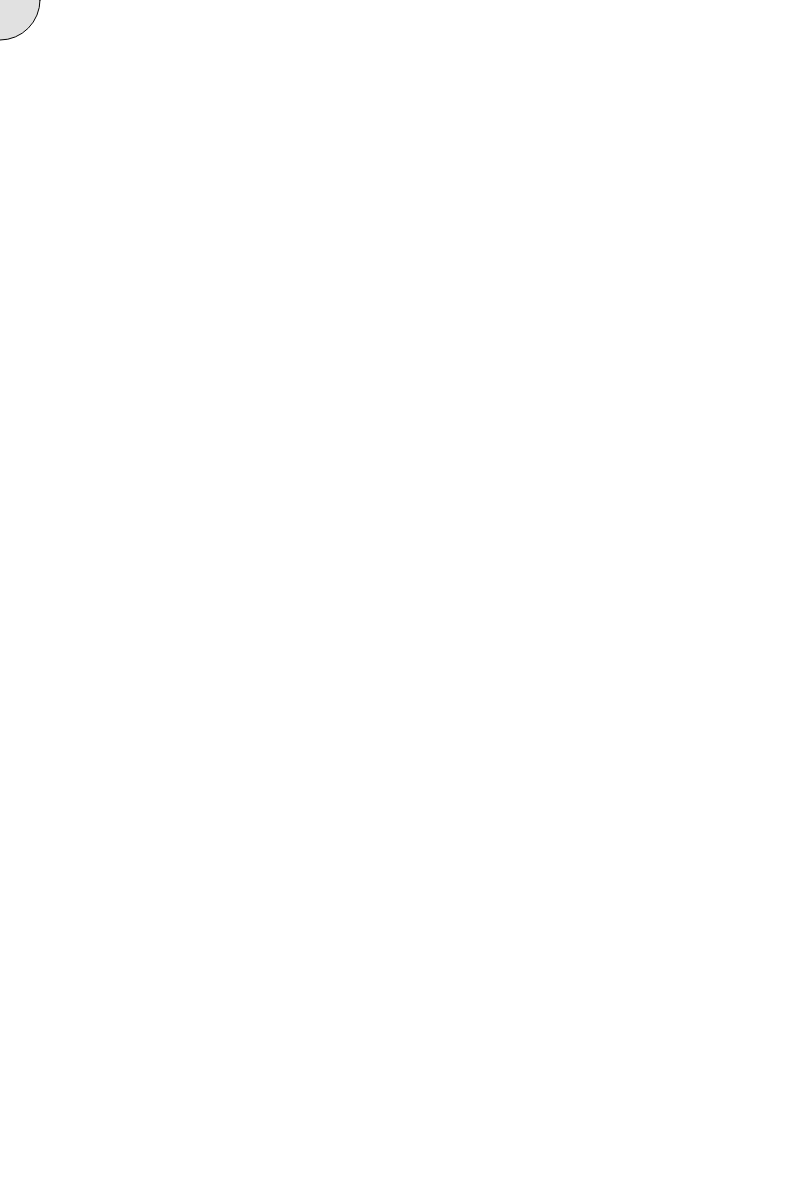
Frame 1 (no input)
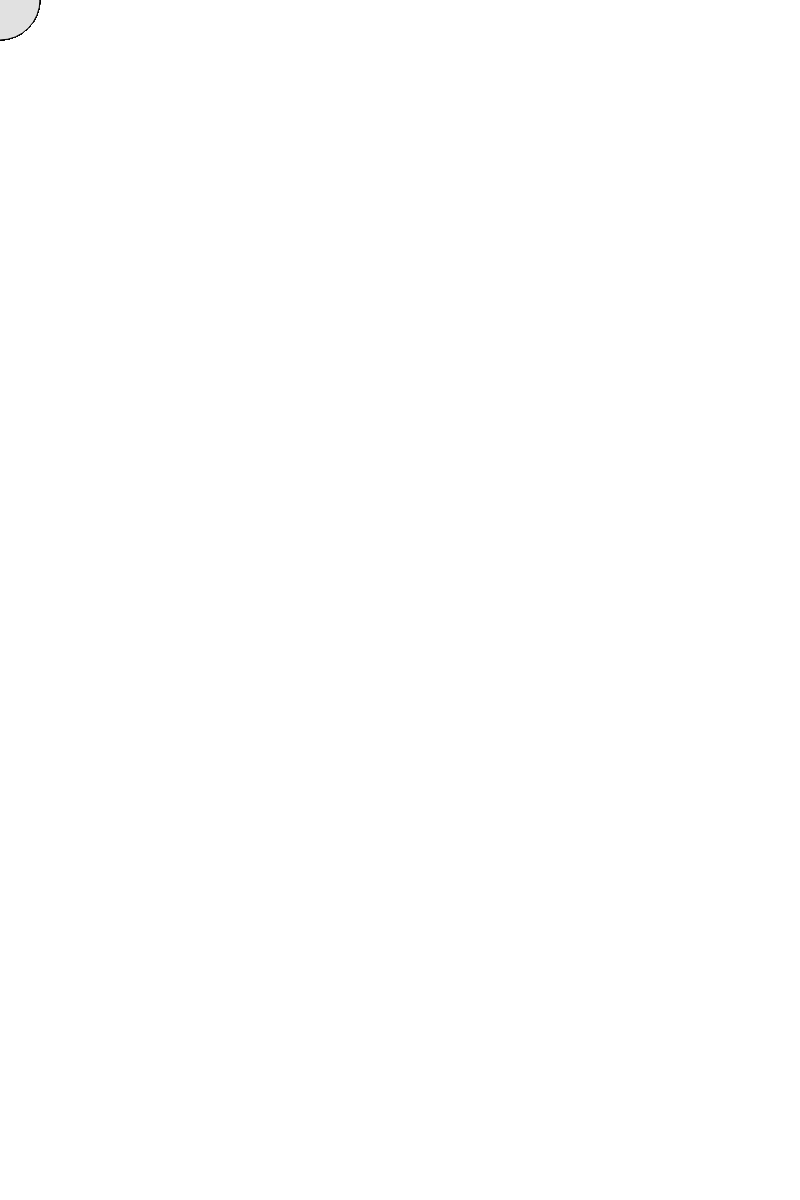
Frame 60 (no input)
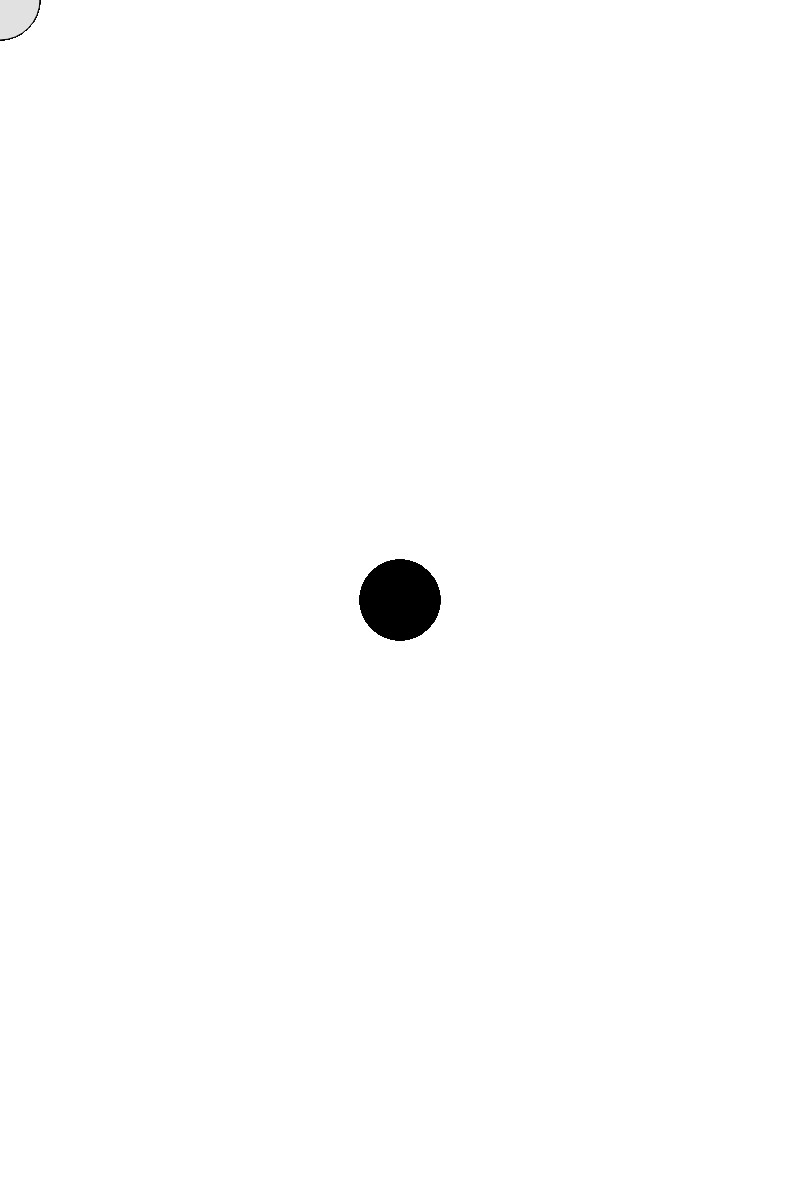
Frame 120 (the mouse pressed at the canvas centre since frame 60)

The p5.js sketch that drew these frames (run headless with seeded random() and noise() and a simulated clock; from frame 60 on, the mouse is pressed at the canvas centre):

// p5.js sketch
// ── sketch.js
function setup() {
  createCanvas(800, 1200);
}

function draw() {
  if (mouseIsPressed) {
    fill(0);
  } else {
    fill(225);
  }
  ellipse(mouseX, mouseY, 80, 80);
}
